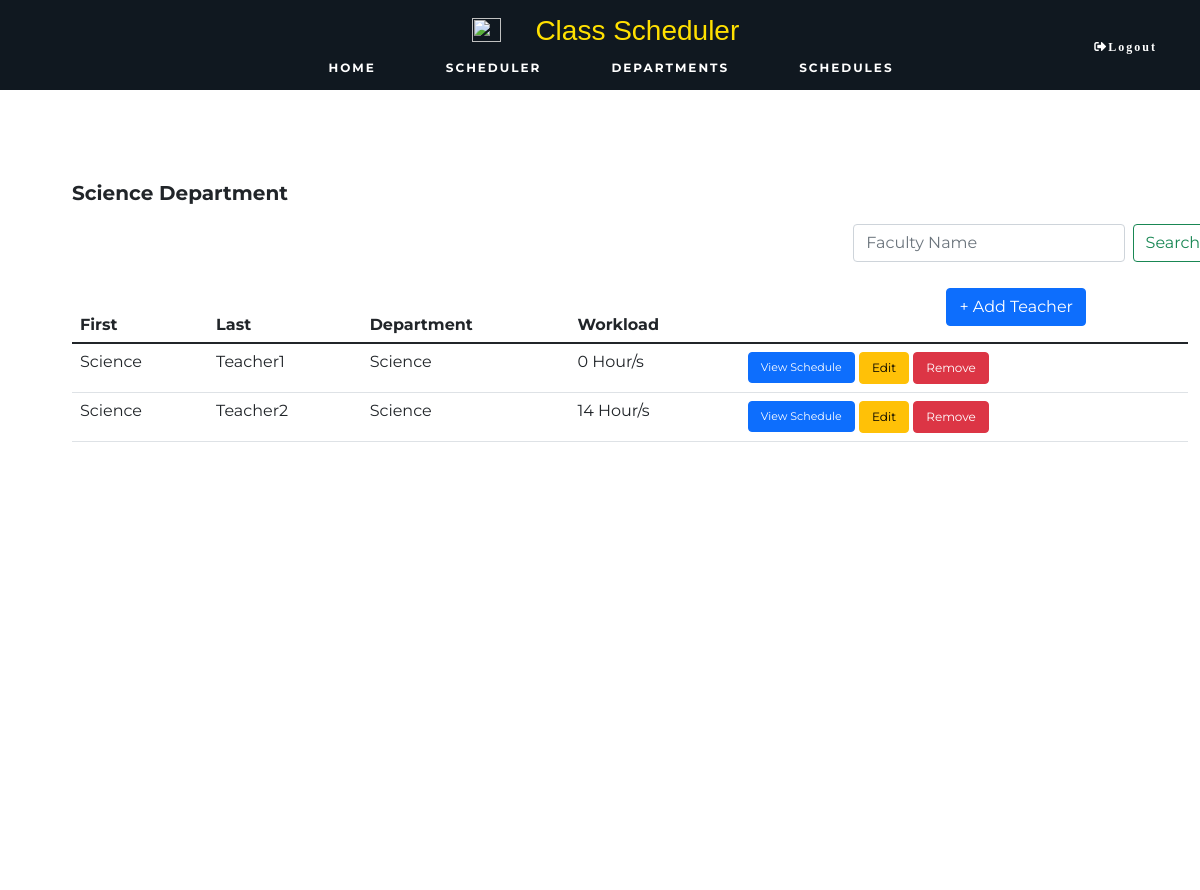
The app's page /teacher.php?dept=Science with its own data.
### tables this page shows
CREATE TABLE IF NOT EXISTS `teacher` (
  `id` int NOT NULL AUTO_INCREMENT,
  `firstName` varchar(32) NOT NULL,
  `lastName` varchar(32) NOT NULL,
  `dept` varchar(32) NOT NULL,
  `workload` float NOT NULL,
  PRIMARY KEY (`id`)
);

### includes/connection/DatabaseFunctions.php (called while the page is built, shortened)
<?php
function retrieveAllId($pdo, $table, $primaryKey, $value) {
    $query = 'SELECT * FROM `' . $table . '`
              WHERE `' . $primaryKey . '` = :value';
    $parameters = [
        'value' => $value
    ];
    $query = query($pdo, $query, $parameters);
    return $query->fetchAll();
}
function query($pdo, $sql, $parameters = []) {
    $query = $pdo->prepare($sql);
    $query->execute($parameters);
    return $query;
}
?>

### includes/templates/teacher.html.php (the view, shortened to what this page needs)
<link rel="stylesheet" type="text/css" href="./includes/templates/css/teacher.css">
<?php
$isSetDept = isset($_GET['dept']);
$output = ' <div class="container"> ';
	if($isSetDept)
		$output .= ' <p> '.$dept.' Department</p> ';
	else
		$output .= ' <p>Search Results : '.$search.'</p> ';
$output .= '
	<form action="teacher.php" method="get" class="d-flex" style="margin-left:70%;">
		<input class="form-control me-2" type="text" name="search" placeholder="Faculty Name" aria-label="Search">
		<button class="btn btn-outline-success" type="submit">Search</button>
	</form>
';
if($isSetDept) {
	$output .= '
		<div class="add">
			<button type="button" class="btn btn-primary" data-bs-toggle="modal" data-bs-target="#exampleModal">+ Add Teacher</button>
		</div>
		<div class="modal fade" id="exampleModal" tabindex="-1" aria-labelledby="exampleModalLabel" aria-hidden="true">
			<div class="modal-dialog">
			<div class="modal-content">
				<div class="modal-header">
					<h5 class="modal-title" id="exampleModalLabel">New Entry</h5>
					<button type="button" class="btn-close" data-bs-dismiss="modal" aria-label="Close"></button>
				</div>
				<form action="teacher.php?search='.$dept.'" method="post">
				<div class="modal-body">
					<div class="input-group input-group-sm mb-3">
						<span class="input-group-text">First Name</span>
						<input type="text" aria-label="First name" name="firstName" class="form-control" placeholder="Juan" required><br>
					</div>
					<div class="input-group input-group-sm mb-3">
						<span class="input-group-text">Last name</span>
						<input type="text" aria-label="Last name" name="lastName" class="form-control" placeholder="dela Cruz" required><br>
					</div>
					<div class="input-group input-group-sm mb-3">
						<span class="input-group-text">Department</span>
						<select name="dept">
							<option value="'.$dept.'">'.$dept.'</option>
						</select>
					</div>
					<div class="input-group input-group-sm mb-3">
						<span class="input-group-text">Adviser of </span>
						<select name="advising">
						<option disable selected>Select Grade & Section</option>
	';
	for($i = 7; $i <= 10; $i++) {
		$gradeLevel = retrieveAllId($pdo, 'grade_level', 'grade', $i);
		foreach($gradeLevel as $gradeSection) {
			$output .= '
				<option value="'.$gradeSection['id'].'">
				'.$gradeSection['grade']. ' - ' . $gradeSection['section'] .'
				</option>
			';
		}
	}
	$output .= '
					</select>
				</div>
				<div class="input-group input-group-sm mb-3">
					<span class="input-group-text">Department Head of </span>
					<select name="">
						<option value="tbd">To be decided</option>
						<option value="'.$dept.'">'.$dept.'</option>
					</select>
				</div>
			</div>
			<div class="modal-footer">
				<button type="submit" class="btn btn-primary" name="newEntry" value="newEntry">Save changes</button>
				<button type="button" class="btn btn-secondary" data-bs-dismiss="modal">Close</button>
			</div>
			</form>
		</div>
		</div>
	</div>
	';
}
$output .= '
	<div class="table">
	<table class="table table-hover">
		<thead>
			<tr>
				<th scope="col">First </th>
				<th scope="col">Last</th>
				<th scope="col">Department</th>
				<th scope="col">Workload</th>
			</tr>
		</thead>
		<tbody>
';
if($isSetDept) {
	$query = $dept;
	$result = retrieveAllId($pdo, 'teacher', 'dept', $dept);
}
else {
	$query = $search;
	$result = searchName($pdo, 'teacher', $search);
}
foreach($result as $row) {
	$output .= '
			<tr>
				<td> '.$row['firstName'].' </td>
				<td> '.$row['lastName'].' </td>
				<td> '.$row['dept'].' </td>
				<td> '.$row['workload'].' Hour/s </td>
				<td>
					<a href="teacher_schedule.php?id='.$row['id'].'" class ="btn btn-primary" target="_blank">View Schedule</a>
					<button type="submit" class="btn btn-warning" name="updateEntry" value="updateEntry" data-bs-toggle="modal" data-bs-target="#a'.$row['id'].'">Edit</button>
					<div class="modal fade" id="a'.$row['id'].'" tabindex="-1" aria-labelledby="a'.$row['id'].'" aria-hidden="true">
						<div class="modal-dialog">
						<div class="modal-content">
								<h5 class="modal-title" id="a'.$row['id'].'">Edit Entry</h5>
							<form action="teacher.php?search='.$query.'" method="post">
							<div class="modal-body">
									<input type="text" aria-label="First name" name="firstName" class="form-control" value="'.$row['firstName'].'" required><br>
									<input type="text" aria-label="Last name" name="lastName" class="form-control" value="'.$row['lastName'].'" required><br>
										<option value="'.$row['dept'].'" selected>'.$row['dept'].'</option>
								<div class="input-group input-group-sm mb-3">
									<select name="advising">
	';
	$advising = retrieveId($pdo, 'grade_level', 'adviser_id', $row['id']);
	if(isset($advising['adviser_id'])) {
		$output .= '
										<option value="'.$advising['id'].'">
										'.$advising['grade']. ' - ' . $advising['section'] .'
										</option>
			';
	} else {
		$output .= '
										<option disable selected>
											Select Grade & Section
										</option>
		';
	}
	for($i = 7; $i <= 10; $i++) {
		$gradeLevel = retrieveAllId($pdo, 'grade_level', 'grade', $i);
		foreach($gradeLevel as $advising1) {
			$output .= '
										<option value="'.$advising1['id'].'">
										'.$advising1['grade']. ' - ' . $advising1['section'] .'
										</option>
			';
		}
	}
	$output .= '
									</select>
								</div>
								<div class="input-group input-group-sm mb-3">
									<span class="input-group-text">Department Head of </span>
									<select name="">
										<option value="tbd">To be decided</option>
										<option value="Mathematics">Mathematics</option>
										<option value="Science">Science</option>
										<option value="English">English</option>
										<option value="Filipino">Filipino</option>
										<option value="MAPEH">MAPEH</option>
										<option value="AP">AP</option>
										<option value="ESP">ESP</option>
										<option value="TLE">TLE</option>
									</select>
								</div>
							</div>
							<div class="modal-footer">
								<input type="hidden" name="id" value="'.$row['id'].'">
								<button type="submit" class="btn btn-primary" name="updateEntry" value="updateEntry">Save changes</button>
								<button type="button" class="btn btn-secondary" data-bs-dismiss="modal">Close</button>
							</div>
							</form>
						</div>
						</div>
					</div>
	';
	if($isSetDept)
		$temp = 'dept=' . $dept;
	else
		$temp = 'search=' . $search;
	$output .= '
					<form action="teacher.php?'.$temp.'" method="post" style="display: inline;margin:0; padding:0">
						<input type="hidden" name="id" value="'.$row['id'].'">
						<button type="submit" class="btn btn-danger" name="deleteEntry" value="deleteEntry">Remove</button>
					</form>
				</td>
			</tr>
	';
}
$output .= '
		</tbody>
	</table>
	</div>
</div>
';
?>

### includes/templates/css/teacher.css (style rules this page uses)
.container { position: absolute; top: 20%; left: 5%; font-size: 15px; background: white; outline: gray ; height: 80%; width: 80%; }
.container p { font-size: 20px; font-weight: bold; }
.table { margin-top: 4%; }
.table a { font-size: 11px; }
.table button { font-size: 12px; }
form { width: 400px; padding-right: 40px; }
.add button { position: absolute; right: 10%; margin-top: 1%; }

### includes/templates/css/style.css (style rules this page uses)
* { font-family: 'Montserrat', sans-serif; scroll-behavior: smooth; }
body { width: 100vw; height: 100vh; padding: 0; margin: 0; }

### records on screen
teacher: firstName "Science", lastName "Teacher1", dept "Science", workload "0"
teacher: firstName "Science", lastName "Teacher2", dept "Science", workload "14"

### other values on screen
$dept "Science"
